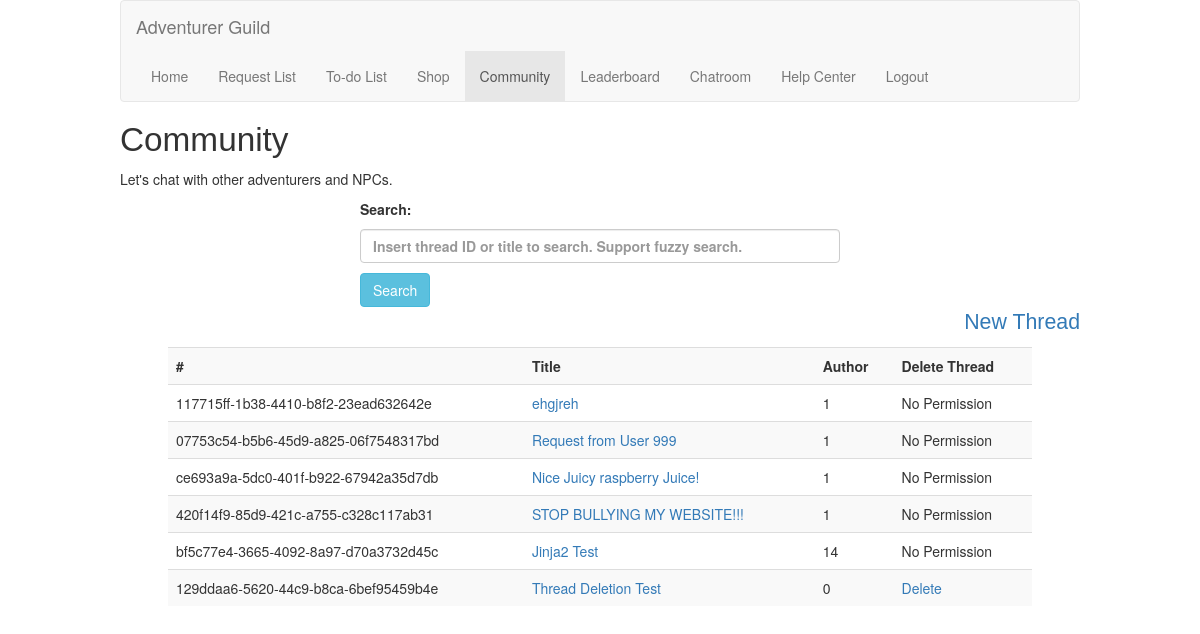
The app's page /community (signed in) with its own data.
### models/sqlmodels.py (models this page shows, shortened)
class Community(db.Model):
    __tablename__ = 'community'
    threadID = Column(Text, primary_key=True)
    title = Column(String(120), nullable=False)
    userID = Column(String(120), ForeignKey('users.userID', name='fk_community_userID'))

### app.py (the view)
    @app.route("/community", methods=["GET"])
    @login_required
    def communityPage():
        userID = current_user.id # Fetch current logged in user ID
        try:
            result = Community.query.all() # Fetch all data from Community
            return render_template('community.html', result=result, userID=userID)
        except Exception as e:
            print(e) # Print error in the console
            return render_template('community.html', errmsg="Internal Error")

### app.py (called while the page is built)
    @login_manager.user_loader
    def load_user(user_id):
        return User(user_id)

### templates/community.html (shortened to what this page needs)
{% extends 'base.html' %}
{% block content %}
    <h1 id="pageBanner">Community</h1>
    <p>Let's chat with other adventurers and NPCs.</p>
    <div id="searchBar">
        <form method="POST" action="/docommsearch">
            <p>Search: </p>
            <p><input type="text" class="form-control" id="keyword" name="keyword" placeholder="Insert thread ID or title to search. Support fuzzy search." required></p>
            <button type="submit" id="searchButton" class="btn btn-info" name="submitSearch">Search</button>
        </form>
    </div>
    <div id="new">
        <p><a href="/newthread" title="New Thread"> New Thread</a></p>
    </div>
    <table class="table table-striped listcontents">
        <tbody>
        <tr>
            <th scope="col">#</th>
            <th scope="col">Title</th>
            <th scope="col">Author</th>
            <th scope="col">Delete Thread</th>
        </tr>
        {% for resultitem in result %}
        <tr>
            <td>{{ resultitem.threadID }}</td>
            <td><a href="thread/{{resultitem.threadID}}" title="View Details">{{ resultitem.title }}</a></td>
            <td>{{ resultitem.userID }}</td>
            {% if userID|int == resultitem.userID|int %}
                <td><a href="/deletethread/{{resultitem.userID}}/{{resultitem.threadID}}" title="Delete this thread"> Delete</a></td>
            {% else %}
                <td>No Permission</td>
            {% endif %}
        </tr>
        {% endfor %}
        </tbody>
    </table>
{% endblock %}

### static/css/main.css (style rules this page uses)
a { text-decoration: none; }
.listcontents { width: 90%; margin-left: auto; margin-right: auto; }
#mainContent #new { text-align: right; font-family: 'Gill Sans', 'Gill Sans MT', Calibri, 'Trebuchet MS', sans-serif; font-size: 16pt; }
#pageBanner { font-family: 'Gill Sans', 'Gill Sans MT', Calibri, 'Trebuchet MS', sans-serif; font-size: 25pt; }
#searchBar { font-weight: bold; margin-left: auto; margin-right: auto; width: 50%; }

### records on screen
Community: threadID "117715ff-1b38-4410-b8f2-23ead632642e", title "ehgjreh", userID "1", shows "No Permission"
Community: threadID "07753c54-b5b6-45d9-a825-06f7548317bd", title "Request from User 999", userID "1", shows "No Permission"
Community: threadID "ce693a9a-5dc0-401f-b922-67942a35d7db", title "Nice Juicy raspberry Juice!", userID "1", shows "No Permission"
Community: threadID "420f14f9-85d9-421c-a755-c328c117ab31", title "STOP BULLYING MY WEBSITE!!!", userID "1", shows "No Permission"
Community: threadID "bf5c77e4-3665-4092-8a97-d70a3732d45c", title "Jinja2 Test", userID "14", shows "No Permission"
Community: threadID "129ddaa6-5620-44c9-b8ca-6bef95459b4e", title "Thread Deletion Test", userID "0"
